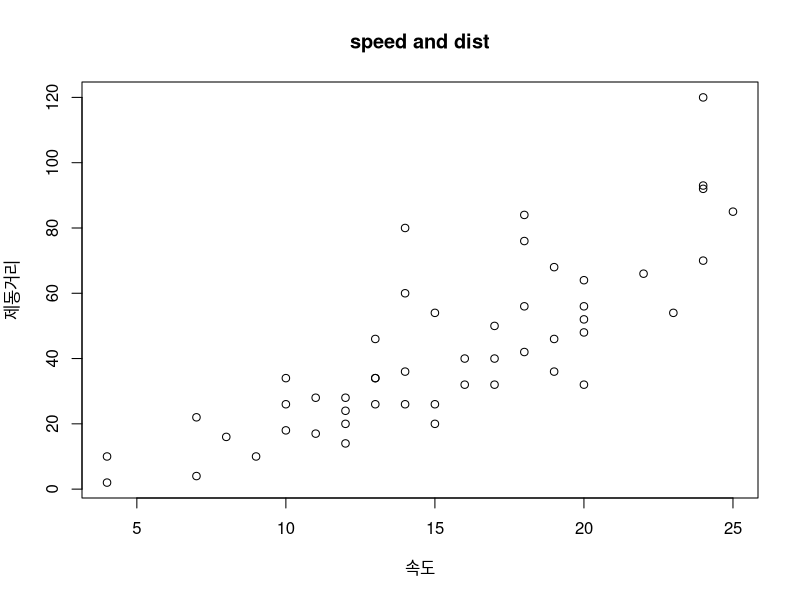

The R script that drew this image: (Note: this script raises an error after producing the figure.)
head(cars)

plot(cars$speed,
     cars$dist,
     main='speed and dist',
     xlab='속도',
     ylab='제동거리')

cor(cars$speed, cars$dist)

plot(carprice$MPG.city,
     carprice$Price,
     xlab='연비',
     ylab='가격')

cor(carprice$MPG.city, carprice$Price)
